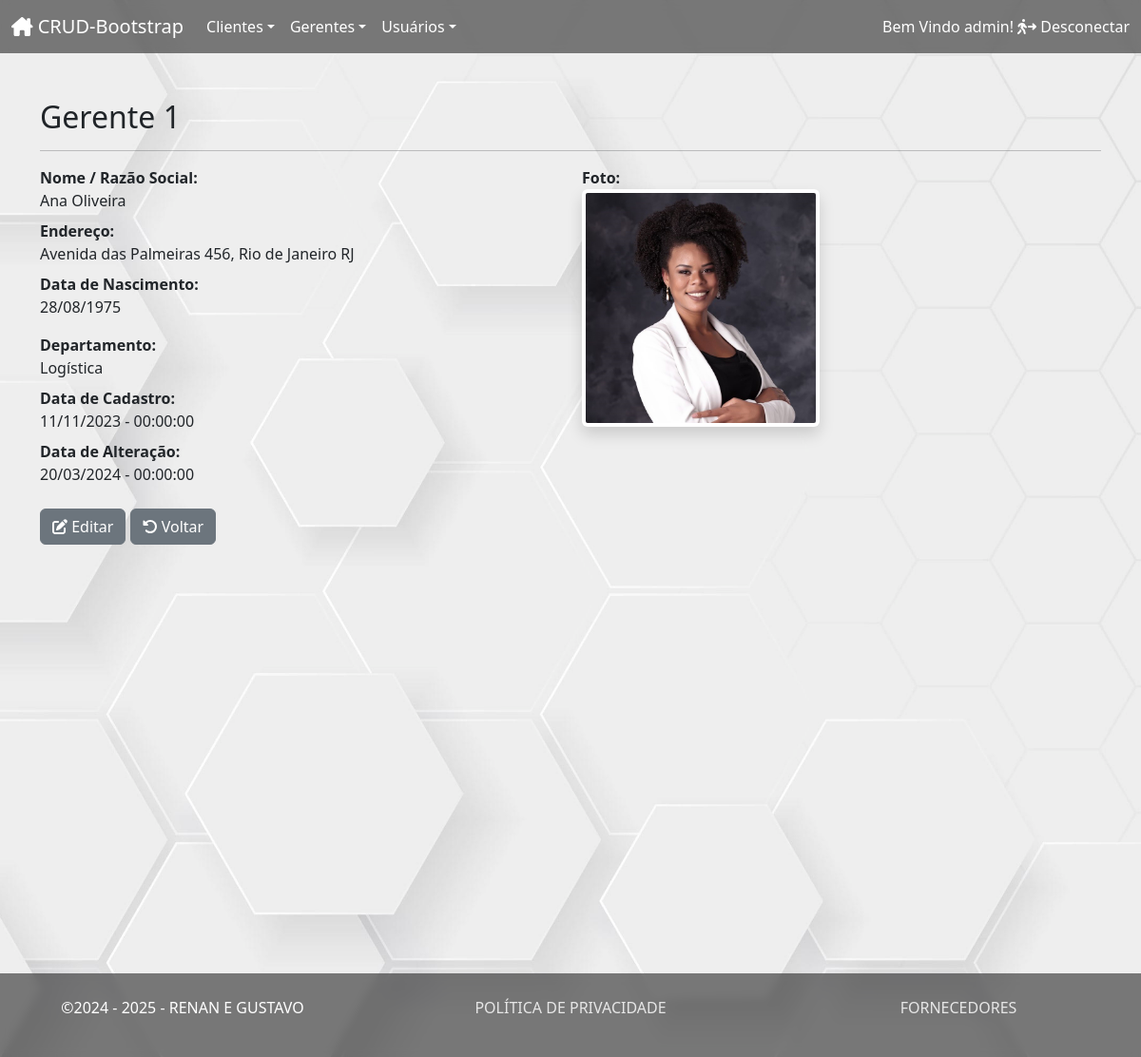
/gerentes/view.php?id=1 (signed in), run on the app's committed database.
### tables this page shows
CREATE TABLE `gerentes` (
  `id` int(11) NOT NULL,
  `nome` varchar(50) NOT NULL,
  `endereco` varchar(50) NOT NULL,
  `depto` varchar(20) NOT NULL,
  `datanasc` datetime NOT NULL,
  `foto` varchar(30) NOT NULL,
  `criacao` datetime NOT NULL,
  `modificacao` datetime NOT NULL
);

### inc/database.php (called while the page is built, shortened)
<?php
	function open_database() {
		try {
			$conn = new PDO("mysql:host=". DB_HOST .";dbname=" . DB_NAME . ";charset=utf8", DB_USER, DB_PASSWORD);
			$conn->setAttribute(PDO::ATTR_ERRMODE, PDO::ERRMODE_EXCEPTION);
			return $conn;
		} catch (Exception $e) {
			throw $e;
			return null;
		}
	}
	function find($table = null, $id = null) {
		try {
			$database = open_database();
			$stmt = $database->prepare("SELECT * FROM " . $table . " WHERE id = ?");
			$stmt->bindParam(1, $id, PDO::PARAM_INT);
			$stmt->execute();
			return $stmt->fetch(PDO::FETCH_ASSOC);
		} catch (Exception $e) {
			$_SESSION['message'] = $e->getMessage();
			$_SESSION['type'] = 'danger';
			return null;
		}
	}
	function formatadata( $data, $formato) {
		$dt = new DateTime ($data, new DateTimeZone("America/Sao_Paulo"));
		return $dt->format($formato);
	}
?>

### gerentes/functions.php (called while the page is built, shortened)
<?php
	function view($id = null) {
		$gerente = find("gerentes", $id);
	}
?>

### gerentes/view.php (the view, shortened to what this page needs)
<?php
	include("functions.php");
    view($_GET["id"]);
?>
			<div class="container-view-gerentes container-lg">
				<h2 class="mt-5">Gerente <?php echo $gerente['id']; ?></h2>
				<hr>
				<div class="row">
					<div class="col-6">
						<dl class="dl-horizontal">
							<dt>Nome / Razão Social:</dt>
							<dd><?php echo $gerente['nome']; ?></dd>
							<dt>Endereço:</dt>
							<dd><?php echo $gerente['endereco']; ?></dd>
							<dt>Data de Nascimento:</dt>
							<dd><?php echo formatadata($gerente['datanasc'], "d/m/Y"); ?></dd>
						</dl>
						<dl class="dl-horizontal">
							<dt>Departamento:</dt>
							<dd><?php echo $gerente['depto']; ?></dd>
							<dt>Data de Cadastro:</dt>
							<dd><?php echo formatadata($gerente['criacao'], "d/m/Y - H:i:s"); ?></dd>
							<dt>Data de Alteração:</dt>
							<dd><?php echo formatadata($gerente['modificacao'], "d/m/Y - H:i:s"); ?></dd>
						</dl>
					</div>
					<div class="col-md-4">
						<dl class="dl-horizontal">
							<dt>Foto:</dt>
							<dd>
								<?php
									if (!empty($gerente['foto'])) {
										echo "<img src=\"fotos/" . $gerente['foto'] . "\" class=\"shadow p-1 mb-1 bg-body rounded\" width=\"250px\">\n";
									} else {
										echo "<img src=\"fotos/semimagem.jpg\" class=\"shadow p-1 mb-1 bg-body rounded\" width=\"250px\">\n";
									}
								?>
							</dd>
						</dl>
					</div>
					<div id="actions" class="row mt-2">
						<div class="col-md-12">
						<a href="edit.php?id=<?php echo $gerente['id']; ?>" class="btn btn-secondary"><i class="fa-solid fa-pen-to-square"></i> Editar</a>
							<a href="index.php" class="btn btn-secondary"><i class="fa-solid fa-rotate-left"></i> Voltar</a>
						</div>
					</div>
				</div>
			</div>

### css/style.css (style rules this page uses)
html, body { height: 100%; overflow-x:hidden; }
body { background-image: url("../img/bg.jpg"); background-repeat: no-repeat; background-position: center; background-size: cover; }
.container-erro-index, .container-edit-usuarios, .container-valida, .container-index-customers, .container-add-customers, .container-edit-customers, .container-view-usuarios, .container-add-usuarios, .container-add-gerentes, .container-edit-gerentes, .container-view-gerentes, .container-index-usuarios, .container-index-gerentes { height: auto; min-height: 110vh; }

### data on the page
gerentes: id "1", nome "Ana Oliveira", endereco "Avenida das Palmeiras 456, Rio de Janeiro RJ", datanasc "28/08/1975", depto "Logística", criacao "11/11/2023 - 00:00:00", modificacao "20/03/2024 - 00:00:00", foto (picture)

### other printed values
$_SESSION["user"] "admin"
$data->format("Y") "2025"
